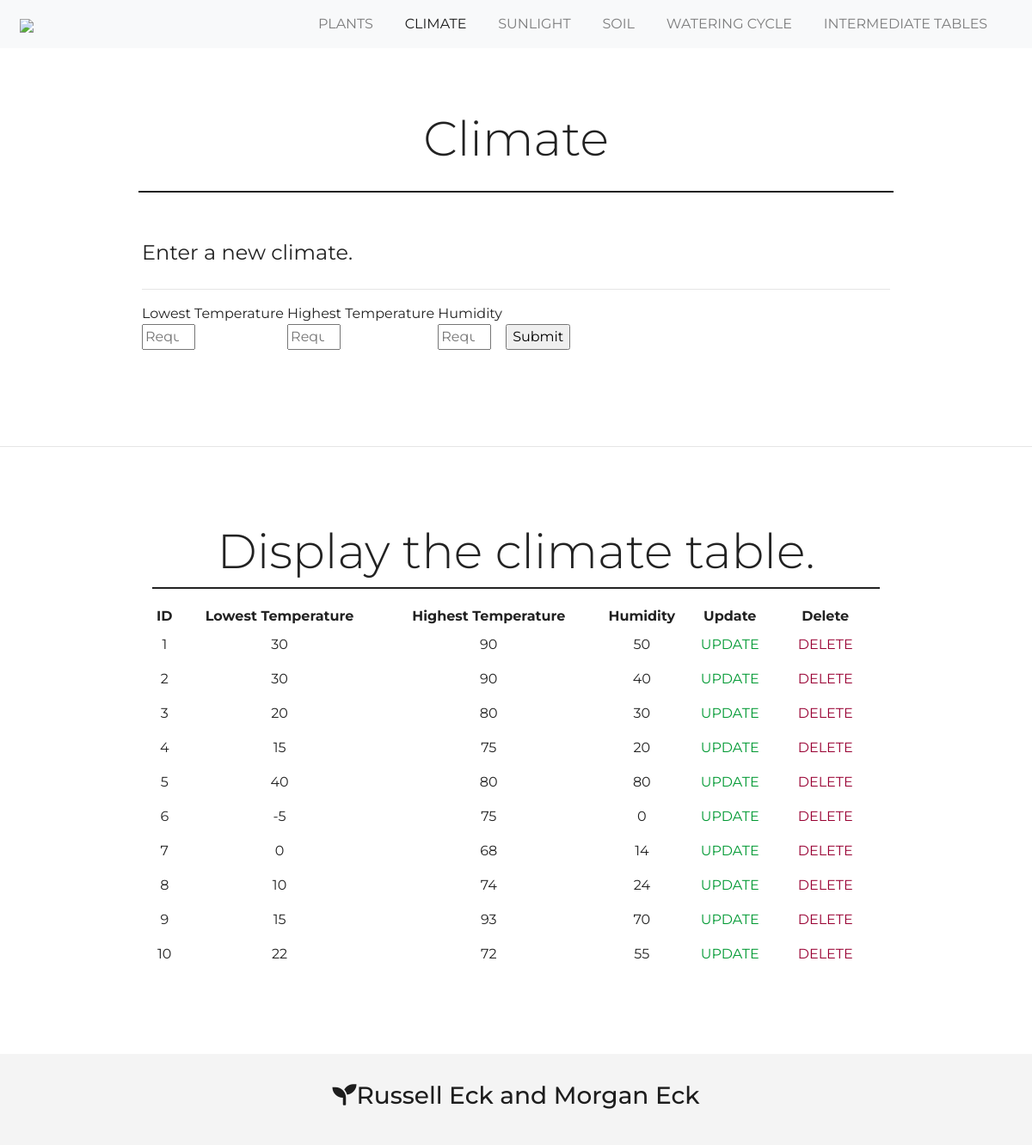
Screenshot of /climate.php with the database file from the repository.
### tables this page shows
CREATE TABLE `climate` (
  `id` int(11) NOT NULL,
  `lowest_temperature` int(11) NOT NULL,
  `highest_temperature` int(11) NOT NULL,
  `humidity` int(11) NOT NULL
);

### common.php (called while the page is built)
<?php
function escape($html)
{
    return htmlspecialchars($html, ENT_QUOTES | ENT_SUBSTITUTE, "UTF-8");
}

### climate.php (the view, shortened to what this page needs)
<!DOCTYPE html>
<html lang="en">
<head>
	<link rel="stylesheet" href="https://maxcdn.bootstrapcdn.com/bootstrap/4.0.0/css/bootstrap.min.css">
	<link rel="stylesheet" href="https://cdnjs.cloudflare.com/ajax/libs/font-awesome/4.7.0/css/font-awesome.min.css">
	<link rel="stylesheet" href="https://use.fontawesome.com/releases/v5.8.2/css/all.css">
	<link href="style.css" rel="stylesheet">
</head>
<body>
<nav class = "navbar navbar-expand-md navbar-light bg-light sticky-top">
	<div class = "container-fluid">
		<a class = "navbar-brand" href = "index.php"><img src = "img/logo.png"></a>
		<div class = "collapse navbar-collapse" id = "navbarResponsive">
			<ul class = "navbar-nav ml-auto">
				<li class = "nav-item">
					<a class = "nav-link" href="index.php">PLANTS</a>
				</li>
				<li class = "nav-item active">
					<a class = "nav-link" href="climate.php">CLIMATE</a>
				</li>
				<li class = "nav-item">
					<a class = "nav-link" href="sunlight.php">SUNLIGHT</a>
				</li>
				<li class = "nav-item">
					<a class = "nav-link" href="soil.php">SOIL</a>
				</li>
				<li class = "nav-item">
					<a class = "nav-link" href="wateringcycle.php">WATERING CYCLE</a>
				</li>
				<li class = "nav-item">
					<a class = "nav-link" href="intermediatetables.php">INTERMEDIATE TABLES</a>
				</li>
			</ul>
		</div>
	</div>
</nav>
<br/>
<div class = "container-fluid padding">
	<div class = "row welcomeSection text-center">
		<div class = "col-12">
			<h1 class = "display-4">Climate</h1>
		</div>
		<hr>
	</div>
</div>
<?php
	require "config.php";
    require "common.php";
?>
<?php
        $connection = new PDO($dsn, $username, $password, $options);
        $sql = "SELECT * FROM climate";
        $statement = $connection->prepare($sql);
        $statement->execute();
        $result = $statement->fetchAll();
?>
<div class = "container-fluid form-group contactForm">
<form id = "climateForm" name = "newClimate" method = "post" role="form" class="form-horizontal" >
    <fieldset>
        <legend>Enter a new climate.</legend>
        <hr>
       	<label>Lowest Temperature
        	<br/>
            <input type = "number" class = "submissionField" name = "lowest_temperature" id = "lowest_temperature" min = "-60" max = "80" maxlength = "50" placeholder = "Required Integer" required>
       	</label>
       	<label>Highest Temperature
        	<br/>
            <input type = "number" class = "submissionField" name = "highest_temperature" id = "highest_temperature" min = "40" max = "120" maxlength = "50" placeholder = "Required Integer" required>
       	</label>
       	<label>Humidity
        	<br/>
            <input type = "number" class = "submissionField" name = "humidity" id = "humidity" min = "0" max = "100"  maxlength = "50" placeholder = "Required 0-100" required>
       	</label>
        <input type = "submit" name = "submit" value = "Submit" />
    </fieldset>
</form>
<br/>
<br/>
</div>
<br/>
<hr>
<?php
try {
  $connection = new PDO($dsn, $username, $password, $options);
  $sql = "SELECT * FROM climate";
  $statement = $connection->prepare($sql);
  $statement->execute();
  $result = $statement->fetchAll();
} catch(PDOException $error) {
  echo $sql . "<br>" . $error->getMessage();
}
?>
<br/>
<div class = "container-fluid padding">
	<div class = "row welcomeSection text-center">
		<div class = "col-12">
			<h1 class = "display-4">Display the climate table.</h1>
		<hr>
		<form method = "post">
		<table style = "width:100%">
			<tr>
				<th>ID</th>
				<th>Lowest Temperature</th>
				<th>Highest Temperature</th>
				<th>Humidity</th>
				<th>Update</th>
				<th>Delete</th>
			</tr>
			<?php foreach ($result as $row) { ?>
            <tr>
                <td><?php echo escape($row["id"]); ?></td>
                <td><?php echo escape($row["lowest_temperature"]); ?></td>
                <td><?php echo escape($row["highest_temperature"]); ?></td>
                <td><?php echo escape($row["humidity"]); ?></td>
                <td><a href="updateclimate.php?id=<?php echo escape($row["id"]); ?>">UPDATE</a></td>
				<td>
					<button type="submit" name="delete" class="btn" value="<?php echo escape($row["id"]); ?>">DELETE</button>
				</td>
            </tr>
        	<?php } ?>
		</table>
		</form>
	</div>
</div>
</div>
<br/>
<br/>
<footer>
	<div class = "container-fluid padding text-center">
			<h3><i class="fas fa-seedling"></i>Russell Eck and Morgan Eck</h3>
	</div>
</footer>
</body>
</html>

### style.css (style rules this page uses)
html { height: 100%; width: 100%; font-family: 'Montserrat', sans-serif; color: #222; }
body { height: 100%; width: 100%; font-family: 'Montserrat', sans-serif; color: #222; }
a { color: #009933; }
.btn { background-color: white; color: #990033; }
.navbar { padding: 0.5rem; }
.navbar-nav li { padding-right: 1.3rem; }
.nav-link { font-size: 1.0em; }
.padding { padding-bottom: 2rem; }
.welcomeSection { width: 75%; padding-top: 2rem; margin: 0 auto; }
.welcomeSection hr { border-top: 2px solid #222; width: 100%; margin-top: 0.2rem; margin-bottom: 1.2rem; }
footer { background-color: #F4F4F4; color: #1d1d1d; padding-top: 2rem; text-align: center; }
.contactForm { width: 75%; }
[class*="col-"] { padding: 1rem; }

### rows the page displays
climate: id "1", lowest_temperature "30", highest_temperature "90", humidity "50"
climate: id "2", lowest_temperature "30", highest_temperature "90", humidity "40"
climate: id "3", lowest_temperature "20", highest_temperature "80", humidity "30"
climate: id "4", lowest_temperature "15", highest_temperature "75", humidity "20"
climate: id "5", lowest_temperature "40", highest_temperature "80", humidity "80"
climate: id "6", lowest_temperature "-5", highest_temperature "75", humidity "0"
climate: id "7", lowest_temperature "0", highest_temperature "68", humidity "14"
climate: id "8", lowest_temperature "10", highest_temperature "74", humidity "24"
climate: id "9", lowest_temperature "15", highest_temperature "93", humidity "70"
climate: id "10", lowest_temperature "22", highest_temperature "72", humidity "55"
